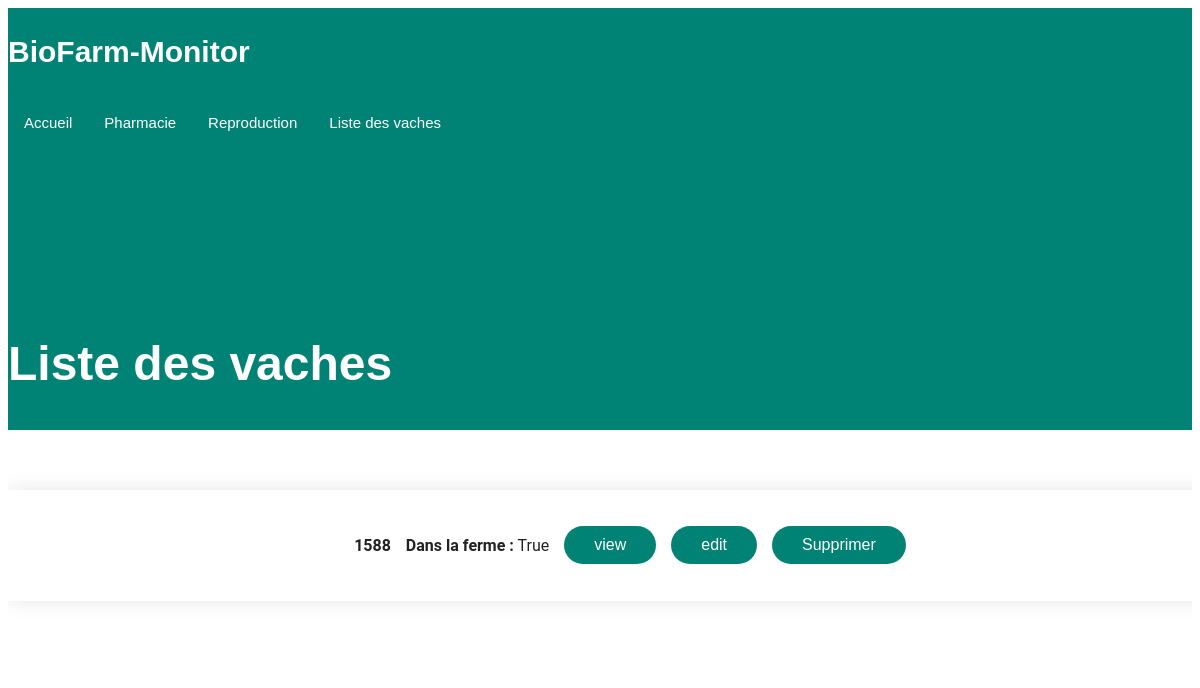
Before: /cow_liste with the older database file.
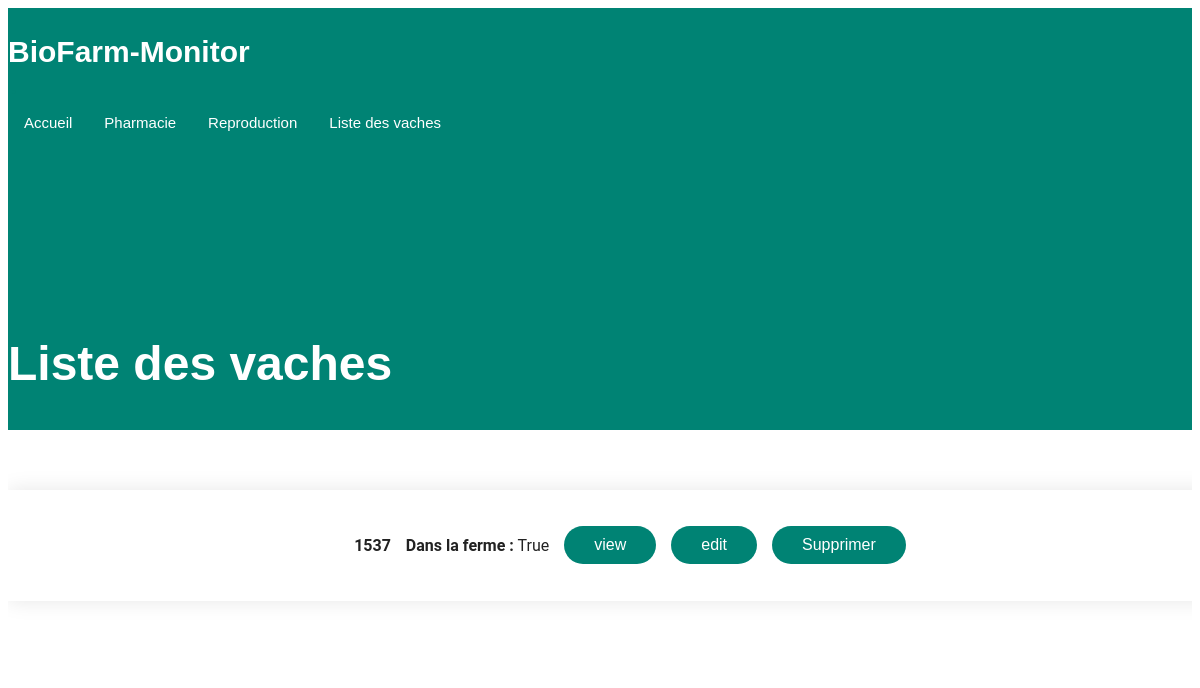
After: the same page with the newer database file.
### web_app/models.py (models this page shows, shortened)
class Cow(db.Model):
    id = Column(Integer, primary_key=True)  # numero Vache
    cow_cares = Column(MutableList.as_mutable(PickleType), default=list, nullable=False)
    info = Column(MutableList.as_mutable(PickleType), default=list, nullable=False)
    in_farm = Column(Boolean)  # faux si vache sortie expoitation
    born_date = Column(DATE)  # date de naissance de la vache
    reproduction = Column(
        MutableList.as_mutable(PickleType), default=list, nullable=False
    )

### web_app/views.py (the view)
@app.route("/cow_liste", methods=["GET"])
def cow_liste():
    return render_template("cow_liste.html")

### web_app/models.py (called while the page is built)
    @staticmethod
    def get_all_cows() -> list[Cow]:
        return Cow.query.all()

### web_app/templates/cow_liste.html (shortened to what this page needs)
{% extends 'base.html' %}
{% block body_class %}
  "index-page"
{% endblock %}
{% block page_title %}
  Liste des vaches
{% endblock %}
{% block content %}
  <section id="cow_liste" class="contact section">
    <div class="php-email-form">
      {% for cow in get_all_cows() %}
        <div class="row gy-4" id="cow-block-{{ cow.id }}">
          <div class="col-12">
            <p>
              <strong>{{ cow.id }}</strong>
            </p>
          </div>
          <div class="col-md-6">
            <p>
              <strong>Dans la ferme :</strong> {{ cow.in_farm }}
            </p>
          </div>
          <form action="{{ url_for('view_cow', cow_id=cow.id) }}" method="POST" enctype="multipart/form-data">
            <div class="col-md-12 text-center">
              <button type="submit" class="btn btn-primary">view</button>
            </div>
          </form>
          <form action="{{ url_for('edit_cow', cow_id=cow.id) }}" method="POST" enctype="multipart/form-data">
            <div class="col-md-12 text-center">
              <button type="submit" class="btn btn-primary">edit</button>
            </div>
          </form>
          <form id="form-suppress-{{ cow.id }}" action="{{ url_for('suppress_cow', cow_id=cow.id) }}" method="POST" enctype="multipart/form-data" class="ajax-form">
            <div class="col-md-12 text-center">
              <button type="submit" class="btn btn-danger">Supprimer</button>
            </div>
          </form>
        </div>
      {% endfor %}
    </div>
  </section>
{% endblock %}

### web_app/templates/base.html (shortened to what this page needs)
<!doctype html>
<html lang="fr">
  <head>
    <link href="{{ url_for('static', filename='css/main.css') }}" rel="stylesheet">
  </head>
  <body class='{% block body_class %} {% endblock %}'>
    <header id="header" class="header fixed-top">
        <div class="branding d-flex align-items-cente">
          <div class="container position-relative d-flex align-items-center justify-content-between">
            <a href="/" class="logo d-flex align-items-center">
              <h1 class="sitename">BioFarm-Monitor</h1>
              <span>.</span>
            </a>
            <nav id="navmenu" class="navmenu">
              <ul>
                <li><a href="/" class="active">Accueil<br></a></li>
                <li><a href="/pharmacie">Pharmacie</a></li>
                <li><a href="/reproduction">Reproduction</a></li>
                <li><a href="/cow_liste">Liste des vaches</a></li>
              </ul>
            </nav>
          </div>
        </div>
      </header>
      <main class="main">
      <section class="hero section accent-background">
        <div class="container position-relative">
          <div class="row gy-5 justify-content-between">
            <div class="col-lg-6 order-2 order-lg-1 d-flex flex-column justify-content-center">
              <h2><span class="accent">{% block page_title %} {% endblock page_title %}</span></h2>
            <div class="col-lg-5 order-1 order-lg-2">
            </div>
          </div>
        </div>
      </section>
        {% block content %}
        {% endblock %}
    </main>
  </body>
</html>

### web_app/static/css/main.css (style rules this page uses)
:root { --default-font: "Roboto", system-ui, -apple-system, "Segoe UI", Roboto, "Helvetica Neue", Arial, "Noto Sans", "Liberation Sans", sans-serif, "Apple Color Emoji", "Segoe UI Emoji", "Segoe UI Symbol", "Noto Color Emoji"; --heading-font: "Montserrat", sans-serif; --nav-font: "Poppins", sans-serif; }
:root { --background-color: #ffffff; --default-color: #222222; --heading-color: #172a28; --accent-color: #008374; --surface-color: #ffffff; --contrast-color: #ffffff; }
:root { --nav-color: #ffffff; --nav-hover-color: #008374; --nav-mobile-background-color: #ffffff; --nav-dropdown-background-color: #ffffff; --nav-dropdown-color: #01433c; --nav-dropdown-hover-color: #008374; }
.accent-background { --background-color: #008374; --default-color: #ffffff; --heading-color: #ffffff; --accent-color: #ffffff; --surface-color: #00b6a1; --contrast-color: #ffffff; }
:root { scroll-behavior: smooth; }
body { color: var(--default-color); background-color: var(--background-color); font-family: var(--default-font); }
a { color: var(--accent-color); text-decoration: none; transition: 0.3s; }
h1, h2, h3, h4, h5, h6 { color: var(--heading-color); font-family: var(--heading-font); }
.php-email-form .row.gy-4 { display: flex; justify-content: center; align-items: center; gap: 15px; flex-wrap: nowrap; }
.php-email-form .col-md-6, .php-email-form .col-md-12.text-center { flex: none; width: auto; margin-bottom: 0; }
.php-email-form button { padding: 8px 20px; height: 38px; font-size: 1rem; align-self: flex-end; }
.header { --background-color: #008374; --heading-color: #ffffff; color: var(--default-color); transition: all 0.5s; z-index: 997; background-color: var(--background-color); }
.header .branding { min-height: 60px; padding: 10px 0; }
.header .logo { line-height: 1; }
.header .logo h1 { font-size: 30px; margin: 0; font-weight: 700; color: var(--heading-color); }
.header .logo span { font-size: 32px; margin-left: 2px; color: var(--nav-hover-color); }
@media (min-width: 1200px) { .navmenu { padding: 0; } }
@media (min-width: 1200px) { .navmenu ul { margin: 0; padding: 0; display: flex; list-style: none; align-items: center; } }
@media (min-width: 1200px) { .navmenu li { position: relative; } }
@media (min-width: 1200px) { .navmenu>ul>li { white-space: nowrap; padding: 15px 14px; } }
@media (min-width: 1200px) { .navmenu>ul>li:last-child { padding-right: 0; } }
@media (min-width: 1200px) { .navmenu a, .navmenu a:focus { color: var(--nav-color); font-size: 15px; padding: 0 2px; font-family: var(--nav-font); font-weight: 500; display: flex; align-items: center; justify-content: space-between; white-space: nowrap; transition: 0.3s; position: relative; } }
@media (min-width: 1200px) { .navmenu>ul>li>a:before { content: ""; position: absolute; height: 2px; bottom: -6px; left: 0; background-color: var(--nav-hover-color); visibility: hidden; width: 0px; transition: all 0.3s ease-in-out 0s; } }
@media (min-width: 1200px) { .navmenu a:hover:before, .navmenu li:hover>a:before, .navmenu .active:before { visibility: visible; width: 100%; } }
@media (min-width: 1200px) { .navmenu li:hover>a, .navmenu .active, .navmenu .active:focus { color: var(--nav-color); } }
section, .section { color: var(--default-color); background-color: var(--background-color); padding: 60px 0; scroll-margin-top: 112px; overflow: clip; }
.hero { width: 100%; position: relative; padding: 140px 0 0 0; }
.hero .container { position: relative; z-index: 3; }
.hero h2 { font-size: 48px; font-weight: 700; margin-bottom: 20px; }
.hero h2 .accent { color: var(--conrast-color); }
.contact .php-email-form { background-color: var(--surface-color); box-shadow: 0px 0px 20px rgba(0, 0, 0, 0.1); width: 100%; height: 100%; padding: 30px; }
.contact .php-email-form button[type=submit] { color: var(--contrast-color); background: var(--accent-color); border: 0; padding: 10px 30px; transition: 0.4s; border-radius: 50px; }

Changed rows visible on the page:
removed Cow: id "1588", in_farm "True"
added Cow: id "1537", in_farm "True"
